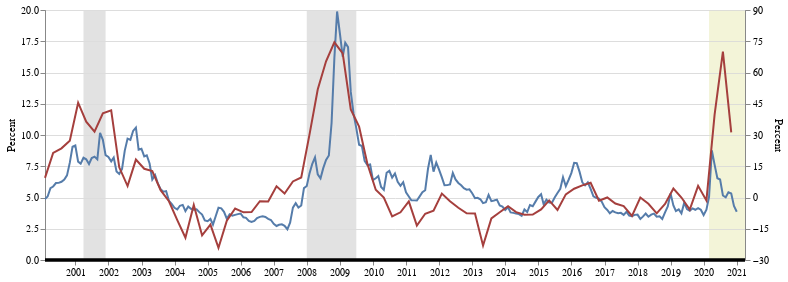

The notebook cell this image was saved under:
### Code cell
plotter(df1,df2,dr)

### Figure 1 — Vega-Lite specification as saved in the notebook (floating-point values rounded to 4 significant figures; data arrays with more than 128 entries replaced by an {"elided": "..."} marker saying what was removed)
{"config": {"view": {"continuousWidth": 400, "continuousHeight": 300}}, "layer": [{"data": {"name": "data-2b08226b30bbb08a20f45bc01ddaafde"}, "mark": {"type": "rect", "blend": "darken"}, "encoding": {"color": {"type": "nominal", "field": "color", "scale": null}, "x": {"type": "temporal", "field": "start"}, "x2": {"field": "end"}}, "height": 250, "width": 700}, {"layer": [{"data": {"name": "data-aabda36bdbddb46b357052b4840408ae"}, "mark": {"type": "line", "color": "#557CAA", "line": true}, "encoding": {"x": {"type": "temporal", "axis": {"grid": false}, "field": "DATE", "title": null}, "y": {"type": "quantitative", "axis": {"format": ".1f", "grid": true, "tickCount": 9, "titleFontWeight": "normal", "values": [0.0, 2.5, 5.0, 7.5, 10.0, 12.5, 15.0, 17.5, 20.0]}, "field": "BAMLH0A0HYM2", "scale": {"domain": [0, 20]}, "title": "Percent"}}}, {"data": {"name": "data-fb17600278770dc02096e7026f827d88"}, "mark": {"type": "line", "color": "#A53F3D", "line": true}, "encoding": {"x": {"type": "temporal", "field": "DATE"}, "y": {"type": "quantitative", "axis": {"format": ".0f", "tickCount": 9, "titleFontWeight": "normal", "values": [-30, -15, 0, 15, 30, 45, 60, 75, 90]}, "field": "DRTSCIS", "scale": {"domain": [-30, 90]}, "title": "Percent"}}}, {"data": {"name": "data-4c6f780913a45f81a467345005541598"}, "mark": {"type": "rule", "size": 3}, "encoding": {"y": {"type": "quantitative", "axis": {"grid": false, "values": []}, "field": "value", "scale": {"domain": [0, 20]}, "title": null}}}], "resolve": {"scale": {"y": "independent"}}}, {"data": {"name": "data-4c6f780913a45f81a467345005541598"}, "mark": {"type": "rule", "size": 3}, "encoding": {"y": {"type": "quantitative", "axis": {"grid": false, "values": []}, "field": "value", "scale": {"domain": [0, 20]}, "title": null}}}], "$schema": "https://vega.github.io/schema/vega-lite/v4.8.1.json", "datasets": {"data-2b08226b30bbb08a20f45bc01ddaafde": [{"start": "2001-03-31", "end": "2001-11-30", "event": "recession", "color": "#E2E2E2"}, {"start": "2007-12-31", "end": "2009-06-30", "event": "recession", "color": "#E2E2E2"}, {"start": "2020-02-29", "end": "2021-04-01", "event": "covid", "color": "#F3F4D8"}], "data-aabda36bdbddb46b357052b4840408ae": {"elided": "252 records"}, "data-fb17600278770dc02096e7026f827d88": [{"index": 0, "DATE": "2000-01-31T00:00:00", "DRTSCIS": 9.4}, {"index": 1, "DATE": "2000-04-30T00:00:00", "DRTSCIS": 21.4}, {"index": 2, "DATE": "2000-07-31T00:00:00", "DRTSCIS": 23.6}, {"index": 3, "DATE": "2000-10-31T00:00:00", "DRTSCIS": 27.3}, {"index": 4, "DATE": "2001-01-31T00:00:00", "DRTSCIS": 45.5}, {"index": 5, "DATE": "2001-04-30T00:00:00", "DRTSCIS": 36.4}, {"index": 6, "DATE": "2001-07-31T00:00:00", "DRTSCIS": 31.6}, {"index": 7, "DATE": "2001-10-31T00:00:00", "DRTSCIS": 40.4}, {"index": 8, "DATE": "2002-01-31T00:00:00", "DRTSCIS": 41.8}, {"index": 9, "DATE": "2002-04-30T00:00:00", "DRTSCIS": 14.5}, {"index": 10, "DATE": "2002-07-31T00:00:00", "DRTSCIS": 5.5}, {"index": 11, "DATE": "2002-10-31T00:00:00", "DRTSCIS": 18.2}, {"index": 12, "DATE": "2003-01-31T00:00:00", "DRTSCIS": 13.8}, {"index": 13, "DATE": "2003-04-30T00:00:00", "DRTSCIS": 12.7}, {"index": 14, "DATE": "2003-07-31T00:00:00", "DRTSCIS": 3.5}, {"index": 15, "DATE": "2003-10-31T00:00:00", "DRTSCIS": -1.8}, {"index": 16, "DATE": "2004-01-31T00:00:00", "DRTSCIS": -10.9}, {"index": 17, "DATE": "2004-04-30T00:00:00", "DRTSCIS": -19.3}, {"index": 18, "DATE": "2004-07-31T00:00:00", "DRTSCIS": -3.6}, {"index": 19, "DATE": "2004-10-31T00:00:00", "DRTSCIS": -18.2}, {"index": 20, "DATE": "2005-01-31T00:00:00", "DRTSCIS": -13.0}, {"index": 21, "DATE": "2005-04-30T00:00:00", "DRTSCIS": -24.1}, {"index": 22, "DATE": "2005-07-31T00:00:00", "DRTSCIS": -11.1}, {"index": 23, "DATE": "2005-10-31T00:00:00", "DRTSCIS": -5.3}, {"index": 24, "DATE": "2006-01-31T00:00:00", "DRTSCIS": -7.1}, {"index": 25, "DATE": "2006-04-30T00:00:00", "DRTSCIS": -7.0}, {"index": 26, "DATE": "2006-07-31T00:00:00", "DRTSCIS": -1.8}, {"index": 27, "DATE": "2006-10-31T00:00:00", "DRTSCIS": -1.9}, {"index": 28, "DATE": "2007-01-31T00:00:00", "DRTSCIS": 5.4}, {"index": 29, "DATE": "2007-04-30T00:00:00", "DRTSCIS": 1.9}, {"index": 30, "DATE": "2007-07-31T00:00:00", "DRTSCIS": 7.7}, {"index": 31, "DATE": "2007-10-31T00:00:00", "DRTSCIS": 9.6}, {"index": 32, "DATE": "2008-01-31T00:00:00", "DRTSCIS": 30.4}, {"index": 33, "DATE": "2008-04-30T00:00:00", "DRTSCIS": 51.8}, {"index": 34, "DATE": "2008-07-31T00:00:00", "DRTSCIS": 65.4}, {"index": 35, "DATE": "2008-10-31T00:00:00", "DRTSCIS": 74.5}, {"index": 36, "DATE": "2009-01-31T00:00:00", "DRTSCIS": 69.2}, {"index": 37, "DATE": "2009-04-30T00:00:00", "DRTSCIS": 42.3}, {"index": 38, "DATE": "2009-07-31T00:00:00", "DRTSCIS": 34.0}, {"index": 39, "DATE": "2009-10-31T00:00:00", "DRTSCIS": 16.1}, {"index": 40, "DATE": "2010-01-31T00:00:00", "DRTSCIS": 3.7}, {"index": 41, "DATE": "2010-04-30T00:00:00", "DRTSCIS": 0.0}, {"index": 42, "DATE": "2010-07-31T00:00:00", "DRTSCIS": -9.1}, {"index": 43, "DATE": "2010-10-31T00:00:00", "DRTSCIS": -7.1}, {"index": 44, "DATE": "2011-01-31T00:00:00", "DRTSCIS": -1.9}, {"index": 45, "DATE": "2011-04-30T00:00:00", "DRTSCIS": -13.5}, {"index": 46, "DATE": "2011-07-31T00:00:00", "DRTSCIS": -7.8}, {"index": 47, "DATE": "2011-10-31T00:00:00", "DRTSCIS": -6.3}, {"index": 48, "DATE": "2012-01-31T00:00:00", "DRTSCIS": 1.9}, {"index": 49, "DATE": "2012-04-30T00:00:00", "DRTSCIS": -1.8}, {"index": 50, "DATE": "2012-07-31T00:00:00", "DRTSCIS": -4.9}, {"index": 51, "DATE": "2012-10-31T00:00:00", "DRTSCIS": -7.6}, {"index": 52, "DATE": "2013-01-31T00:00:00", "DRTSCIS": -7.7}, {"index": 53, "DATE": "2013-04-30T00:00:00", "DRTSCIS": -23.1}, {"index": 54, "DATE": "2013-07-31T00:00:00", "DRTSCIS": -10.0}, {"index": 55, "DATE": "2013-10-31T00:00:00", "DRTSCIS": -7.1}, {"index": 56, "DATE": "2014-01-31T00:00:00", "DRTSCIS": -4.2}, {"index": 57, "DATE": "2014-04-30T00:00:00", "DRTSCIS": -7.0}, {"index": 58, "DATE": "2014-07-31T00:00:00", "DRTSCIS": -8.3}, {"index": 59, "DATE": "2014-10-31T00:00:00", "DRTSCIS": -8.2}, {"index": 60, "DATE": "2015-01-31T00:00:00", "DRTSCIS": -5.7}, {"index": 61, "DATE": "2015-04-30T00:00:00", "DRTSCIS": -1.4}, {"index": 62, "DATE": "2015-07-31T00:00:00", "DRTSCIS": -6.0}, {"index": 63, "DATE": "2015-10-31T00:00:00", "DRTSCIS": 1.5}, {"index": 64, "DATE": "2016-01-31T00:00:00", "DRTSCIS": 4.2}, {"index": 65, "DATE": "2016-04-30T00:00:00", "DRTSCIS": 5.8}, {"index": 66, "DATE": "2016-07-31T00:00:00", "DRTSCIS": 7.1}, {"index": 67, "DATE": "2016-10-31T00:00:00", "DRTSCIS": -1.5}, {"index": 68, "DATE": "2017-01-31T00:00:00", "DRTSCIS": 0.0}, {"index": 69, "DATE": "2017-04-30T00:00:00", "DRTSCIS": -2.9}, {"index": 70, "DATE": "2017-07-31T00:00:00", "DRTSCIS": -4.1}, {"index": 71, "DATE": "2017-10-31T00:00:00", "DRTSCIS": -8.8}, {"index": 72, "DATE": "2018-01-31T00:00:00", "DRTSCIS": 0.0}, {"index": 73, "DATE": "2018-04-30T00:00:00", "DRTSCIS": -3.0}, {"index": 74, "DATE": "2018-07-31T00:00:00", "DRTSCIS": -7.6}, {"index": 75, "DATE": "2018-10-31T00:00:00", "DRTSCIS": -3.1}, {"index": 76, "DATE": "2019-01-31T00:00:00", "DRTSCIS": 4.3}, {"index": 77, "DATE": "2019-04-30T00:00:00", "DRTSCIS": 0.0}, {"index": 78, "DATE": "2019-07-31T00:00:00", "DRTSCIS": -5.8}, {"index": 79, "DATE": "2019-10-31T00:00:00", "DRTSCIS": 5.6}, {"index": 80, "DATE": "2020-01-31T00:00:00", "DRTSCIS": -1.4}, {"index": 81, "DATE": "2020-04-30T00:00:00", "DRTSCIS": 39.7}, {"index": 82, "DATE": "2020-07-31T00:00:00", "DRTSCIS": 70.0}, {"index": 83, "DATE": "2020-10-31T00:00:00", "DRTSCIS": 31.3}], "data-4c6f780913a45f81a467345005541598": [{"value": 0}]}}
